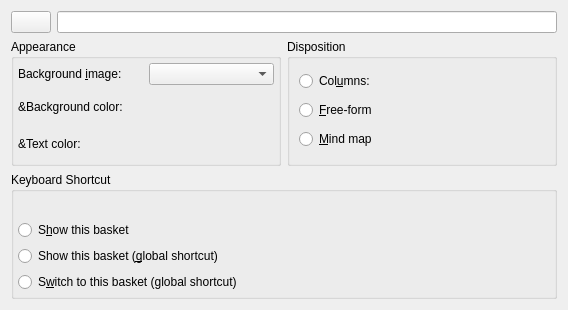
<?xml version="1.0" encoding="UTF-8"?>
<ui version="4.0">
 <class>BasketPropertiesUi</class>
 <widget class="QWidget" name="BasketPropertiesUi">
  <property name="geometry">
   <rect>
    <x>0</x>
    <y>0</y>
    <width>568</width>
    <height>310</height>
   </rect>
  </property>
  <property name="windowTitle">
   <string>Form</string>
  </property>
  <layout class="QGridLayout" name="gridLayout_2">
   <item row="0" column="0" colspan="2">
    <layout class="QHBoxLayout" name="horizontalLayout">
     <item>
      <widget class="KIconButton" name="icon"/>
     </item>
     <item>
      <widget class="QLineEdit" name="name"/>
     </item>
    </layout>
   </item>
   <item row="1" column="0">
    <widget class="QGroupBox" name="appearanceGroup">
     <property name="title">
      <string>Appearance</string>
     </property>
     <layout class="QGridLayout" name="appearanceLayout">
      <property name="margin">
       <number>4</number>
      </property>
      <item row="0" column="2">
       <widget class="QComboBox" name="backgroundImage"/>
      </item>
      <item row="0" column="1">
       <widget class="QLabel" name="label">
        <property name="text">
         <string>Background &amp;image:</string>
        </property>
        <property name="buddy">
         <cstring>backgroundImage</cstring>
        </property>
       </widget>
      </item>
      <item row="1" column="1">
       <widget class="QLabel" name="bgColorLbl">
        <property name="text">
         <string>&amp;Background color:</string>
        </property>
       </widget>
      </item>
      <item row="2" column="1">
       <widget class="QLabel" name="txtColorLbl">
        <property name="text">
         <string>&amp;Text color:</string>
        </property>
       </widget>
      </item>
     </layout>
    </widget>
   </item>
   <item row="1" column="1">
    <widget class="QGroupBox" name="dispositionGroup">
     <property name="title">
      <string>Disposition</string>
     </property>
     <layout class="QGridLayout" name="gridLayout_3">
      <item row="0" column="0">
       <widget class="QRadioButton" name="columnForm">
        <property name="text">
         <string>Col&amp;umns:</string>
        </property>
       </widget>
      </item>
      <item row="1" column="0">
       <widget class="QRadioButton" name="freeForm">
        <property name="text">
         <string>&amp;Free-form</string>
        </property>
       </widget>
      </item>
      <item row="0" column="1">
       <widget class="KIntNumInput" name="columnCount"/>
      </item>
      <item row="1" column="1">
       <spacer name="horizontalSpacer">
        <property name="orientation">
         <enum>Qt::Horizontal</enum>
        </property>
        <property name="sizeType">
         <enum>QSizePolicy::Preferred</enum>
        </property>
        <property name="sizeHint" stdset="0">
         <size>
          <width>40</width>
          <height>20</height>
         </size>
        </property>
       </spacer>
      </item>
      <item row="2" column="0">
       <widget class="QRadioButton" name="mindMap">
        <property name="text">
         <string>&amp;Mind map</string>
        </property>
       </widget>
      </item>
     </layout>
    </widget>
   </item>
   <item row="2" column="0" colspan="2">
    <widget class="QGroupBox" name="shortcutGroup">
     <property name="title">
      <string>Keyboard Shortcut</string>
     </property>
     <layout class="QVBoxLayout" name="verticalLayout_7">
      <property name="margin">
       <number>4</number>
      </property>
      <item>
       <layout class="QHBoxLayout" name="shortcutLayout">
        <item>
         <widget class="KShortcutWidget" name="shortcut"/>
        </item>
       </layout>
      </item>
      <item>
       <layout class="QVBoxLayout" name="verticalLayout_6">
        <item>
         <widget class="QRadioButton" name="showBasket">
          <property name="text">
           <string>S&amp;how this basket</string>
          </property>
         </widget>
        </item>
        <item>
         <widget class="QRadioButton" name="globalButton">
          <property name="text">
           <string>Show this basket (&amp;global shortcut)</string>
          </property>
         </widget>
        </item>
        <item>
         <widget class="QRadioButton" name="switchButton">
          <property name="text">
           <string>S&amp;witch to this basket (global shortcut)</string>
          </property>
         </widget>
        </item>
       </layout>
      </item>
     </layout>
    </widget>
   </item>
  </layout>
 </widget>
 <customwidgets>
  <customwidget>
   <class>KIconButton</class>
   <extends>QPushButton</extends>
   <header>kicondialog.h</header>
  </customwidget>
  <customwidget>
   <class>KShortcutWidget</class>
   <extends>QWidget</extends>
   <header>kshortcutwidget.h</header>
  </customwidget>
  <customwidget>
   <class>KIntNumInput</class>
   <extends>QWidget</extends>
   <header>knuminput.h</header>
  </customwidget>
 </customwidgets>
 <tabstops>
  <tabstop>icon</tabstop>
  <tabstop>name</tabstop>
  <tabstop>backgroundImage</tabstop>
  <tabstop>columnForm</tabstop>
  <tabstop>freeForm</tabstop>
  <tabstop>mindMap</tabstop>
  <tabstop>columnCount</tabstop>
  <tabstop>showBasket</tabstop>
  <tabstop>globalButton</tabstop>
  <tabstop>switchButton</tabstop>
 </tabstops>
 <resources/>
 <connections/>
</ui>
